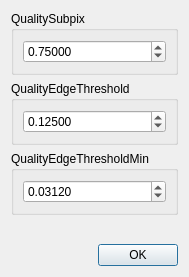
<?xml version="1.0" encoding="UTF-8"?>
<ui version="4.0">
 <class>FxaaDialog</class>
 <widget class="QDialog" name="FxaaDialog">
  <property name="geometry">
   <rect>
    <x>0</x>
    <y>0</y>
    <width>185</width>
    <height>277</height>
   </rect>
  </property>
  <property name="windowTitle">
   <string>FXAA effect settings</string>
  </property>
  <layout class="QVBoxLayout" name="verticalLayout">
   <item>
    <widget class="QGroupBox" name="subpix">
     <property name="toolTip">
      <string>&lt;html&gt;&lt;head/&gt;&lt;body&gt;&lt;p&gt;fxaaQualitySubpix can effect sharpness.&lt;/p&gt;&lt;p&gt;1.00 - upper limit (softer)&lt;/p&gt;&lt;p&gt;0.75 - default amount of filtering&lt;/p&gt;&lt;p&gt;0.50 - lower limit (sharper, less sub-pixel aliasing removal)&lt;/p&gt;&lt;p&gt;0.25 - almost off&lt;/p&gt;&lt;p&gt;0.00 - completely off&lt;/p&gt;&lt;/body&gt;&lt;/html&gt;</string>
     </property>
     <property name="title">
      <string>QualitySubpix</string>
     </property>
     <layout class="QVBoxLayout" name="verticalLayout_2">
      <item>
       <widget class="QDoubleSpinBox" name="subpixValue">
        <property name="decimals">
         <number>5</number>
        </property>
        <property name="minimum">
         <double>-10000.000000000000000</double>
        </property>
        <property name="maximum">
         <double>10000.000000000000000</double>
        </property>
        <property name="singleStep">
         <double>0.100000000000000</double>
        </property>
        <property name="value">
         <double>0.750000000000000</double>
        </property>
       </widget>
      </item>
     </layout>
    </widget>
   </item>
   <item>
    <widget class="QGroupBox" name="edgeThreshold">
     <property name="toolTip">
      <string>&lt;html&gt;&lt;head/&gt;&lt;body&gt;&lt;p&gt;fxaaQualityEdgeThreshold is the minimum amount of local contrast required to apply algorithm.&lt;/p&gt;&lt;p&gt;0.333 - too little (faster)&lt;/p&gt;&lt;p&gt;0.250 - low quality&lt;/p&gt;&lt;p&gt;0.166 - default&lt;/p&gt;&lt;p&gt;0.125 - high quality &lt;/p&gt;&lt;p&gt;0.063 - overkill (slower)&lt;/p&gt;&lt;/body&gt;&lt;/html&gt;</string>
     </property>
     <property name="title">
      <string>QualityEdgeThreshold</string>
     </property>
     <layout class="QVBoxLayout" name="verticalLayout_3">
      <item>
       <widget class="QDoubleSpinBox" name="edgeThresholdValue">
        <property name="decimals">
         <number>5</number>
        </property>
        <property name="minimum">
         <double>-10000.000000000000000</double>
        </property>
        <property name="maximum">
         <double>10000.000000000000000</double>
        </property>
        <property name="singleStep">
         <double>0.001000000000000</double>
        </property>
        <property name="value">
         <double>0.125000000000000</double>
        </property>
       </widget>
      </item>
     </layout>
    </widget>
   </item>
   <item>
    <widget class="QGroupBox" name="edgeThresholdMin">
     <property name="toolTip">
      <string>&lt;html&gt;&lt;head/&gt;&lt;body&gt;&lt;p&gt;fxaaQualityEdgeThresholdMin trims the algorithm from processing darks.&lt;/p&gt;&lt;p&gt;0.0833 - upper limit (default, the start of visible unfiltered edges)&lt;/p&gt;&lt;p&gt;0.0625 - high quality (faster)&lt;/p&gt;&lt;p&gt;0.0312 - visible limit (slower)&lt;/p&gt;&lt;p&gt;Special notes: due to the current implementation you&lt;/p&gt;&lt;p&gt;Likely want to set this to zero.&lt;/p&gt;&lt;p&gt;As colors that are mostly not-green&lt;/p&gt;&lt;p&gt;will appear very dark in the green channel!&lt;/p&gt;&lt;p&gt;Tune by looking at mostly non-green content,&lt;/p&gt;&lt;p&gt;then start at zero and increase until aliasing is a problem.&lt;/p&gt;&lt;/body&gt;&lt;/html&gt;</string>
     </property>
     <property name="title">
      <string>QualityEdgeThresholdMin</string>
     </property>
     <layout class="QVBoxLayout" name="verticalLayout_4">
      <item>
       <widget class="QDoubleSpinBox" name="edgeThresholdMinValue">
        <property name="decimals">
         <number>5</number>
        </property>
        <property name="minimum">
         <double>-10000.000000000000000</double>
        </property>
        <property name="maximum">
         <double>10000.000000000000000</double>
        </property>
        <property name="singleStep">
         <double>0.000100000000000</double>
        </property>
        <property name="value">
         <double>0.031200000000000</double>
        </property>
       </widget>
      </item>
     </layout>
    </widget>
   </item>
   <item>
    <spacer name="verticalSpacer">
     <property name="orientation">
      <enum>Qt::Vertical</enum>
     </property>
     <property name="sizeHint" stdset="0">
      <size>
       <width>20</width>
       <height>40</height>
      </size>
     </property>
    </spacer>
   </item>
   <item>
    <widget class="QDialogButtonBox" name="buttonBox">
     <property name="orientation">
      <enum>Qt::Horizontal</enum>
     </property>
     <property name="standardButtons">
      <set>QDialogButtonBox::Ok</set>
     </property>
    </widget>
   </item>
  </layout>
 </widget>
 <resources/>
 <connections>
  <connection>
   <sender>buttonBox</sender>
   <signal>accepted()</signal>
   <receiver>FxaaDialog</receiver>
   <slot>accept()</slot>
   <hints>
    <hint type="sourcelabel">
     <x>248</x>
     <y>254</y>
    </hint>
    <hint type="destinationlabel">
     <x>157</x>
     <y>274</y>
    </hint>
   </hints>
  </connection>
  <connection>
   <sender>buttonBox</sender>
   <signal>rejected()</signal>
   <receiver>FxaaDialog</receiver>
   <slot>reject()</slot>
   <hints>
    <hint type="sourcelabel">
     <x>316</x>
     <y>260</y>
    </hint>
    <hint type="destinationlabel">
     <x>286</x>
     <y>274</y>
    </hint>
   </hints>
  </connection>
 </connections>
</ui>
